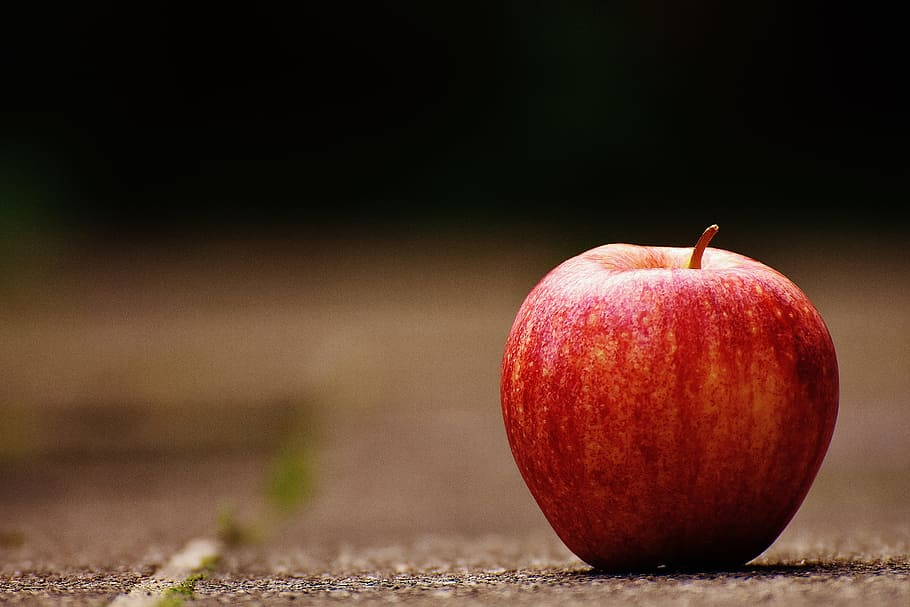
#> input picture apple.jpg, 910 x 607 px
$ jupyter execute --allow-errors 'VR_Task_A&B.ipynb'   (shell and % lines are left out)   (older library calls are emulated)
#> lines starting #> are read from the running program, lines starting #| are printed output that depends on the picture; after the words box and inside, x2 and y2 are one past the last pixel; in counts of white or black regions, pixels touching at a corner belong together
### Project: Face Mask Detection, Classification, and Segmentation
Total Marks: 15 Marks\
Deadline: 24th March\
Objective:
Develop a computer vision solution to classify and segment face masks in images. The
project involves using handcrafted features with machine learning classifiers and deep
learning techniques to perform classification and segmentation.

Dataset:
* A labeled dataset containing images of people with and without face masks can be
accessed here: https://github.com/chandrikadeb7/Face-Mask-
Detection/tree/master/dataset

* A Masked Face Segmentation Dataset with ground truth face masks can be accessed
here: https://github.com/sadjadrz/MFSD

### Tasks
1.  Binary Classification Using Handcrafted Features and ML Classifiers (4 Marks)
  1. Extract handcrafted features from the dataset.
  2. Train and evaluate at least two machine learning classifiers (e.g., SVM, Neural
network) to classify faces as "with mask" or "without mask."
  3. Report and compare the accuracy of the classifiers.
2. Binary Classification Using CNN (3 Marks)
  1. Design and train a Convolutional Neural Network (CNN) to perform binary
classification on the same dataset.
  2. Try a few hyper-parameter variations (e.g., learning rate, batch size, optimizer,
activation function in the classification layer) and report the results.
  3. Compare the CNN's performance with the ML classifiers.
3. Region Segmentation Using Traditional Techniques (3 Marks)
  1. Implement a region-based segmentation method (e.g., thresholding, edge
detection) to segment the mask regions for faces identified as "with mask."
  2. Visualize and evaluate the segmentation results.
4. Mask Segmentation Using U-Net (5 Marks)
  1. Train a U-Net model for precise segmentation of mask regions in the images.
  2. Compare the performance of U-Net with the traditional segmentation method
using metrics like IoU or Dice score.

[cell 1]
import os
import cv2
import numpy as np
import matplotlib.pyplot as plt
from skimage.feature import hog, local_binary_pattern
from skimage.filters import gabor
from skimage.color import rgb2gray

from sklearn.model_selection import train_test_split
from sklearn.svm import SVC
from sklearn.ensemble import RandomForestClassifier
from sklearn.naive_bayes import GaussianNB
from sklearn.metrics import accuracy_score, classification_report, confusion_matrix
import seaborn as sns
import matplotlib.pyplot as plt
from sklearn.decomposition import PCA

import pickle

import tensorflow as tf
from tensorflow.keras.models import Sequential
from tensorflow.keras.layers import Conv2D, MaxPooling2D, Flatten, Dense, Dropout, BatchNormalization
from tensorflow.keras.preprocessing.image import ImageDataGenerator
from sklearn.model_selection import train_test_split
from tensorflow.keras.layers import Add, Input
from tensorflow.keras.models import Model


from sklearn.cluster import KMeans
from sklearn.metrics import precision_score, recall_score
from tqdm import tqdm

[cell 2]
# Load an example image
image_path = "apple.jpg"  # Replace with your image path
image = cv2.imread(image_path)
#> image is the input picture: shape (607, 910, 3); mean B, G, R 37.2, 51.2, 80.2
image = cv2.resize(image, (128, 128))  # Resize for consistency
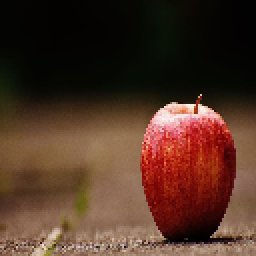
#> image: shape (128, 128, 3) (shown 2 times larger); mean B, G, R 37.2, 51.2, 80.1
gray = cv2.cvtColor(image, cv2.COLOR_BGR2GRAY)
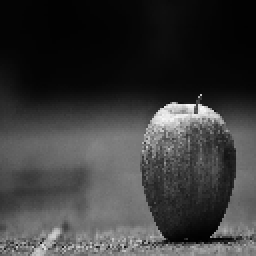
#> gray: shape (128, 128) (shown 2 times larger); min 1, max 248, mean 58.2

### 1. HOG Feature Extraction ###
hog_features, hog_image = hog(gray, pixels_per_cell=(8, 8), cells_per_block=(2, 2),
                              visualize=True, block_norm='L2-Hys')
#> hog_features = 8100 values, max 0.524 at index 2470, min 0 at index 0, mean 0.117

### 2. Local Binary Pattern (LBP) ###
radius = 1
n_points = 8 * radius
lbp = local_binary_pattern(gray, n_points, radius, method='uniform')
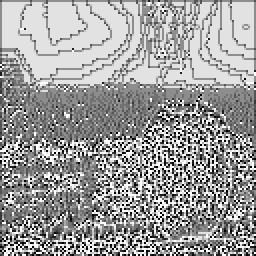
#> lbp: shape (128, 128) float64 (shown 2 times larger); min 0, max 9, mean 5.58; drawn with min black and max white

### 3. Color Histogram (HSV) ###
hsv_image = cv2.cvtColor(image, cv2.COLOR_BGR2HSV)
#> hsv_image: shape (128, 128, 3); mean H, S, V 24.3, 151.9, 80.6
hist_hue = cv2.calcHist([hsv_image], [0], None, [256], [0, 256])  # Hue channel histogram
#> hist_hue = 256 values, max 1699 at index 20, min 0 at index 31, mean 64

### 4. Gabor Filter ###
gabor_kernel = gabor(gray, frequency=0.2)[0]  # Gabor filter at frequency 0.2
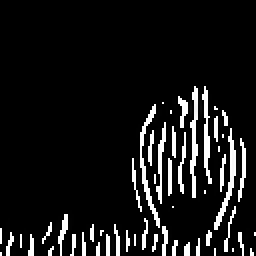
#> gabor_kernel: shape (128, 128) (shown 2 times larger); min 0, max 255, mean 22.3

### 5. Edge Detection (Canny) ###
edges = cv2.Canny(gray, 100, 200)
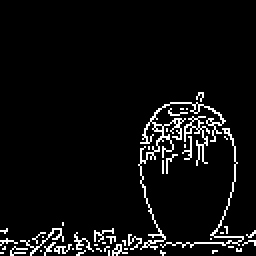
#> edges: shape (128, 128) (shown 2 times larger); 5.5% white in thin lines or dots, all inside (x1, y1, x2, y2) = (0, 46, 128, 128)

# Display the features
fig, axs = plt.subplots(2, 3, figsize=(15, 10))

axs[0, 0].imshow(cv2.cvtColor(image, cv2.COLOR_BGR2RGB))
axs[0, 0].set_title("Original Image")

axs[0, 1].imshow(hog_image, cmap="gray")
axs[0, 1].set_title("HOG Features")

axs[0, 2].imshow(lbp, cmap="gray")
axs[0, 2].set_title("LBP Features")

axs[1, 0].plot(hist_hue, color="red")
axs[1, 0].set_title("Color Histogram (Hue)")

axs[1, 1].imshow(gabor_kernel, cmap="gray")
axs[1, 1].set_title("Gabor Filter Response")

axs[1, 2].imshow(edges, cmap="gray")
axs[1, 2].set_title("Edge Detection (Canny)")

for ax in axs.flat:
    ax.axis("off")

plt.tight_layout()
plt.show()
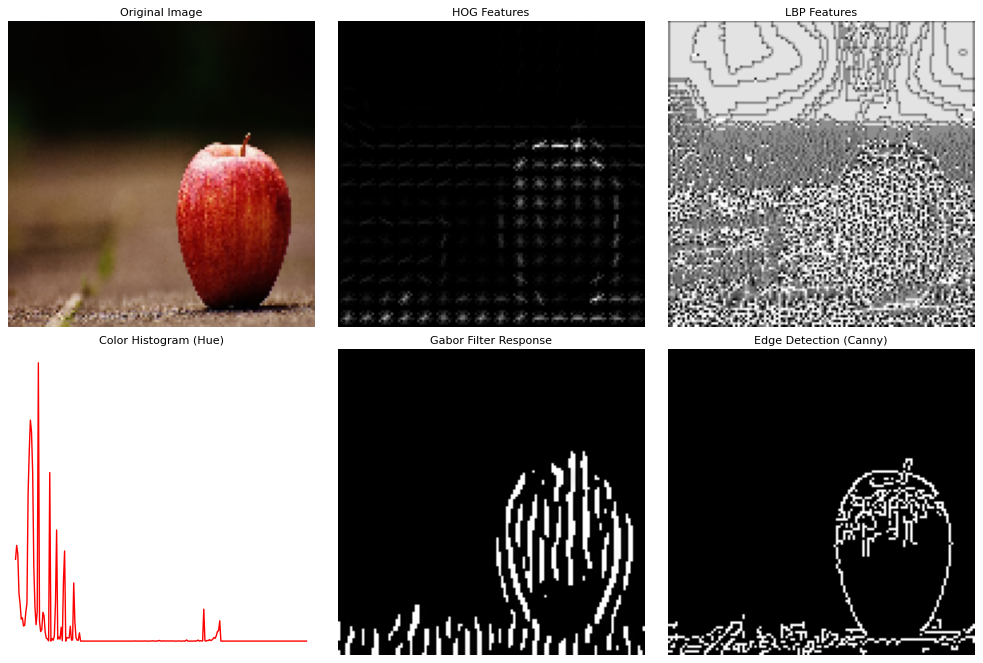
#> figure drawn by matplotlib, 6 panels

[cell 3]
print("Face Mask Classification Dataset:")
#> (the rest of this cell did not finish here and is left out)

1. Histogram of Oriented Gradients (HOG)
Why?

HOG captures edge and shape information, which is useful for detecting objects like faces and masks.
It is robust to changes in lighting and small variations in pose.
Used in pedestrian detection and face recognition.

Supporting Research:

Dalal & Triggs (2005) – "Histograms of Oriented Gradients for Human Detection" (CVPR)

This seminal paper introduced HOG and showed its effectiveness in detecting objects in images, making it a strong candidate for face mask detection.

J. R. Uijlings et al. (2013) – "Selective Search for Object Recognition" (IJCV)

Demonstrates HOG's effectiveness in object localization and recognition.

2. Local Binary Patterns (LBP)
Why?

LBP captures micro-texture variations, useful for distinguishing masks from facial skin.
Computationally efficient and invariant to illumination changes.
Frequently used in face recognition systems.
Supporting Research:

T. Ahonen et al. (2006) – "Face Recognition with Local Binary Patterns" (TPAMI)

Showed LBP’s efficiency in capturing face texture details.
Link
R. O. Duda, P. E. Hart, and D. G. Stork (2001) – "Pattern Classification"

Classic textbook that discusses LBP in texture-based classification tasks.
3. Color Histograms
Why?

Masks usually have distinct color patterns (blue, white, black) compared to skin tones.
Provides additional discriminatory power for classifying "with mask" vs. "without mask."
Supporting Research:

Swain & Ballard (1991) – "Color Indexing" (IJCV)

Demonstrated that color histograms are effective for object recognition.
Link
G. Pass et al. (1996) – "Comparing Images Using Color Coherence Vectors" (ACM Multimedia)

Extends color histogram features for image classification tasks.
4. Gabor Filters
Why?

Gabor filters are used to extract multi-scale texture information.
They mimic the behavior of the human visual system for edge detection.
Helps differentiate between mask and non-mask areas due to texture differences.
Supporting Research:

M. J. Jones & T. Poggio (1998) – "Multidimensional Morphable Models"

Used Gabor features for face recognition.
Link
D. Gabor (1946) – "Theory of Communication"

Introduced Gabor filters, which later became a standard feature in texture analysis.

5. Scale-Invariant Feature Transform (SIFT)
Why?

Extracts distinctive keypoints that are invariant to scale, rotation, and lighting.
Useful for detecting important regions in an image, such as the nose and mouth area, which might be occluded by masks.
Supporting Research:

David G. Lowe (2004) – "Distinctive Image Features from Scale-Invariant Keypoints" (IJCV)
One of the most cited papers in computer vision, demonstrating SIFT’s effectiveness.

[cell 4]
# Load image
image_path = "/content/Face-Mask-Detection/dataset/without_mask/175.jpg"
image = cv2.imread(image_path)
#> (the rest of this cell did not finish here and is left out)

#> (a cell that did not finish here is left out)

[cell 6]
#local binary patterns

radius = 1
n_points = 8 * radius
#> (the rest of this cell did not finish here and is left out)

[cell 7]
#color histogram
def plot_color_histogram(image):
    chans = cv2.split(image)
    colors = ("b", "g", "r")
    plt.figure()
    plt.title("Color Histogram")
    plt.xlabel("Bins")
    plt.ylabel("# of Pixels")

    for (chan, color) in zip(chans, colors):
        hist = cv2.calcHist([chan], [0], None, [256], [0, 256])

        plt.plot(hist, color=color)
        plt.xlim([0, 256])

    plt.show()

plot_color_histogram(image)

[cell 8]
#gabor features
def gabor_feature_extraction(img, ksize=3, sigma=0.5, theta=np.pi/4, lambd=10.0, gamma=0.5):
    g_kernel = cv2.getGaborKernel((ksize, ksize), sigma, theta, lambd, gamma, 0, ktype=cv2.CV_32F)
    filtered = cv2.filter2D(img, cv2.CV_8UC3, g_kernel)
    return filtered

#> (the rest of this cell did not finish here and is left out)

[cell 9]
sift = cv2.SIFT_create()
#> (the rest of this cell did not finish here and is left out)

## TASK A: ML Models on Handcrafted Features

[cell 10]
FEATURES_DIR = "/content/features"  # Directory to save features

if not os.path.exists(FEATURES_DIR):
    os.makedirs(FEATURES_DIR)

# Load dataset and extract features for each method
def load_data(feature_extractor, use_sift=False):
    feature_name = feature_extractor.__name__
    feature_file = os.path.join(FEATURES_DIR, f"{feature_name}_features.pkl")

    # If saved features exist, load them
    if os.path.exists(feature_file):
        print(f"Loading saved features for {feature_name}...")
        with open(feature_file, "rb") as f:
            X, y = pickle.load(f)
        return np.array(X), np.array(y)

    X, y = [], []
    sift = cv2.SIFT_create() if use_sift else None
    all_descriptors = []

    for label, path in enumerate([MASKED_PATH, UNMASKED_PATH]):
        for img_name in tqdm(os.listdir(path), desc=f"Extracting {feature_name}"):
            img_path = os.path.join(path, img_name)
            image = cv2.imread(img_path)
            if image is None:
                continue
            image = cv2.resize(image, (128, 128))

            if use_sift:
                descriptors = extract_sift_features(image, sift)
                if descriptors is not None:
                    all_descriptors.append(descriptors)
            else:
                features = feature_extractor(image)
                X.append(features)
                y.append(label)

    if use_sift:
        all_descriptors = np.vstack(all_descriptors)
        kmeans = KMeans(n_clusters=128, random_state=42, n_init=10)
        kmeans.fit(all_descriptors)

        for label, path in enumerate([MASKED_PATH, UNMASKED_PATH]):
            for img_name in tqdm(os.listdir(path), desc="Extracting BoW for SIFT"):
                img_path = os.path.join(path, img_name)
                image = cv2.imread(img_path)
                if image is None:
                    continue
                image = cv2.resize(image, (128, 128))
                features = extract_sift_features(image, sift, kmeans)
                X.append(features)
                y.append(label)

    # Save extracted features
    with open(feature_file, "wb") as f:
        pickle.dump((X, y), f)
    print(f"Saved features for {feature_name} to {feature_file}")
    # print(np.array(X).shape, np.array(y).shape)
    return np.array(X), np.array(y)

[cell 11]
# Dataset paths (update these based on your dataset)
MASKED_PATH = "/content/Face-Mask-Detection/dataset/with_mask"
UNMASKED_PATH = "/content/Face-Mask-Detection/dataset/without_mask"

# Function to extract individual features
def extract_hog(image):
    gray = cv2.cvtColor(image, cv2.COLOR_BGR2GRAY)
    return hog(gray, pixels_per_cell=(8, 8), cells_per_block=(2, 2), visualize=False, block_norm='L2-Hys')

def extract_lbp(image):
    gray = cv2.cvtColor(image, cv2.COLOR_BGR2GRAY)
    lbp = local_binary_pattern(gray, 8, 1, method="uniform")
    lbp_hist, _ = np.histogram(lbp.ravel(), bins=np.arange(0, 11), density=True)
    return lbp_hist  # LBP Histogram

def extract_color_hist(image):
    hsv_image = cv2.cvtColor(image, cv2.COLOR_BGR2HSV)
    hist_hue = cv2.calcHist([hsv_image], [0], None, [16], [0, 256]).flatten()
    return hist_hue / hist_hue.sum()  # Normalize

def extract_gabor(image):
    gray = cv2.cvtColor(image, cv2.COLOR_BGR2GRAY)
    gabor_kernel = gabor(gray, frequency=0.2)[0]
    return np.array([gabor_kernel.mean(), gabor_kernel.var()])

def extract_edges(image):
    gray = cv2.cvtColor(image, cv2.COLOR_BGR2GRAY)
    edges = cv2.Canny(gray, 100, 200)
    return np.histogram(edges.ravel(), bins=16, range=(0, 256), density=True)[0]

def extract_sift_features(image, sift, kmeans=None):
    """ Extracts SIFT keypoints and returns BoW representation if kmeans is provided """
    gray = cv2.cvtColor(image, cv2.COLOR_BGR2GRAY)
    kp, des = sift.detectAndCompute(gray, None)
    if des is None:
        return np.zeros((128,))  # Return zero vector if no keypoints are detected
    if kmeans is not None:
        labels = kmeans.predict(des)
        bow_vector = np.histogram(labels, bins=np.arange(0, kmeans.n_clusters+1), density=True)[0]
        return bow_vector
    return des  # Return descriptors for clustering phase


# Train and evaluate SVM for a given feature
def train_and_evaluate(feature_extractor, use_sift=False):
    print(f"\nTraining SVM with {feature_extractor.__name__}...")
    X, y = load_data(feature_extractor, use_sift=use_sift)

    # Train-test split
    X_train, X_test, y_train, y_test = train_test_split(X, y, test_size=0.2, random_state=42)

    # Train SVM
    svm_model = SVC(kernel="linear")
    svm_model.fit(X_train, y_train)

    # Predict
    y_pred = svm_model.predict(X_test)

    # Evaluate
    accuracy = accuracy_score(y_test, y_pred)
    precision = precision_score(y_test, y_pred)
    recall = recall_score(y_test, y_pred)
    cm = confusion_matrix(y_test, y_pred)

    print(f"{feature_extractor.__name__} Accuracy: {accuracy * 100:.2f}%")
    print(f"Precision: {precision:.2f}")
    print(f"Recall: {recall:.2f}")
    print("Confusion Matrix:\n", cm)

# Run classification with different features
#> (the rest of this cell did not finish here and is left out)

[cell 12]
# combine the features into a vector data

COMBINED_FEATURES_FILE = os.path.join("/content/combined_features.pkl")

def load_saved_features():
    feature_files = [
        "extract_hog_features.pkl",
        "extract_lbp_features.pkl",
        "extract_color_hist_features.pkl",
        "extract_gabor_features.pkl",
        "extract_edges_features.pkl",
        "extract_sift_features.pkl"
    ]

    loaded_features = []
    y_labels = None

    for file in feature_files:
        feature_path = os.path.join(FEATURES_DIR, file)
        if os.path.exists(feature_path):
            print(f"Loading {file}...")
            with open(feature_path, "rb") as f:
                X, y = pickle.load(f)
                loaded_features.append(X)

                # Ensure labels are the same across all features
                if y_labels is None:
                    y_labels = y
                elif not np.array_equal(y_labels, y):
                    raise ValueError(f"Mismatch in labels for {file}")

    # Stack all feature vectors horizontally
    X_combined = np.hstack(loaded_features)

    # Save the final feature vector
    with open(COMBINED_FEATURES_FILE, "wb") as f:
        pickle.dump((X_combined, y_labels), f)
    print(f"Saved combined features to {COMBINED_FEATURES_FILE}")

    return X_combined, y_labels
